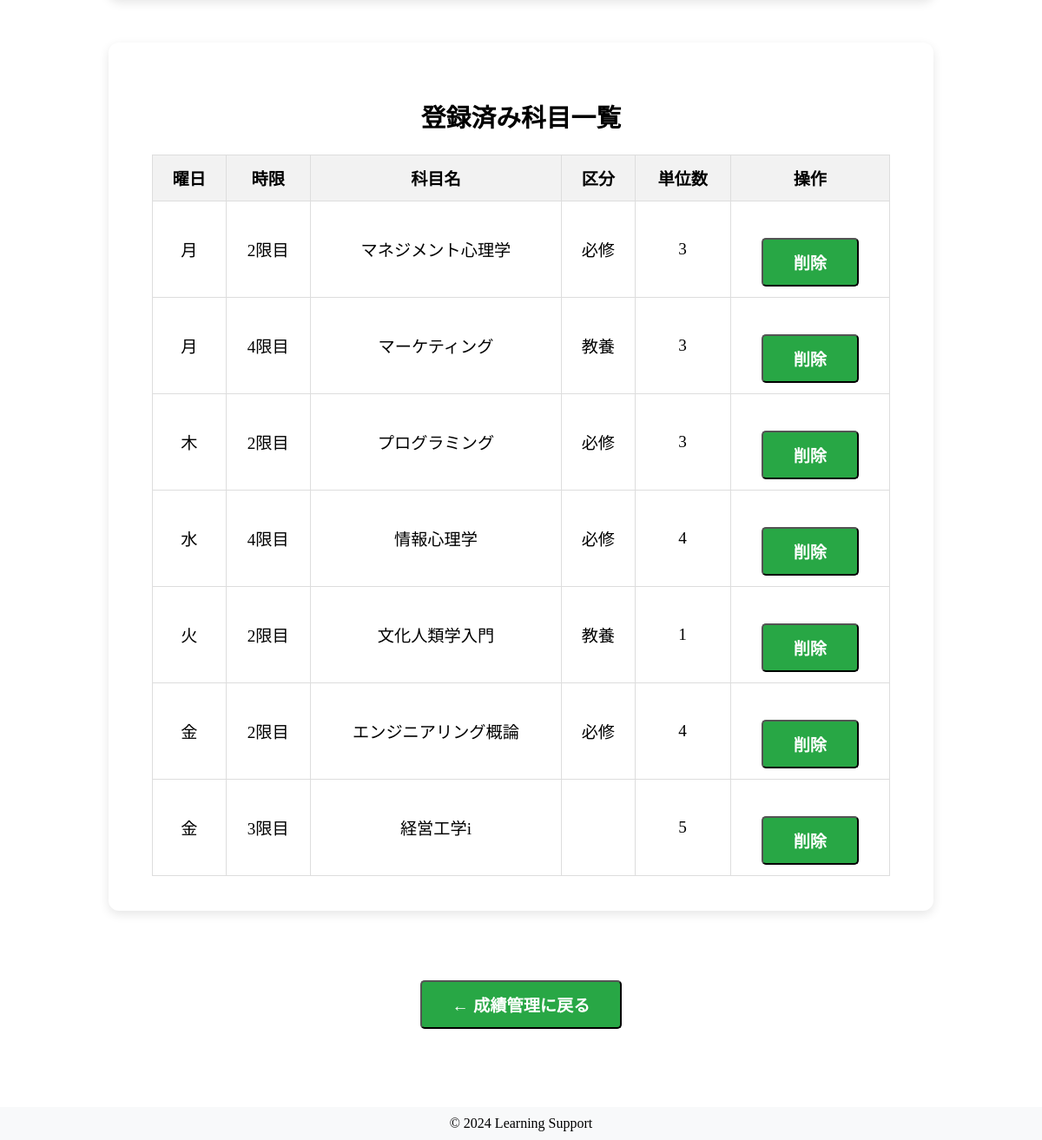
Page /core/subject_register/ (signed in, lower part) on the earlier database version.
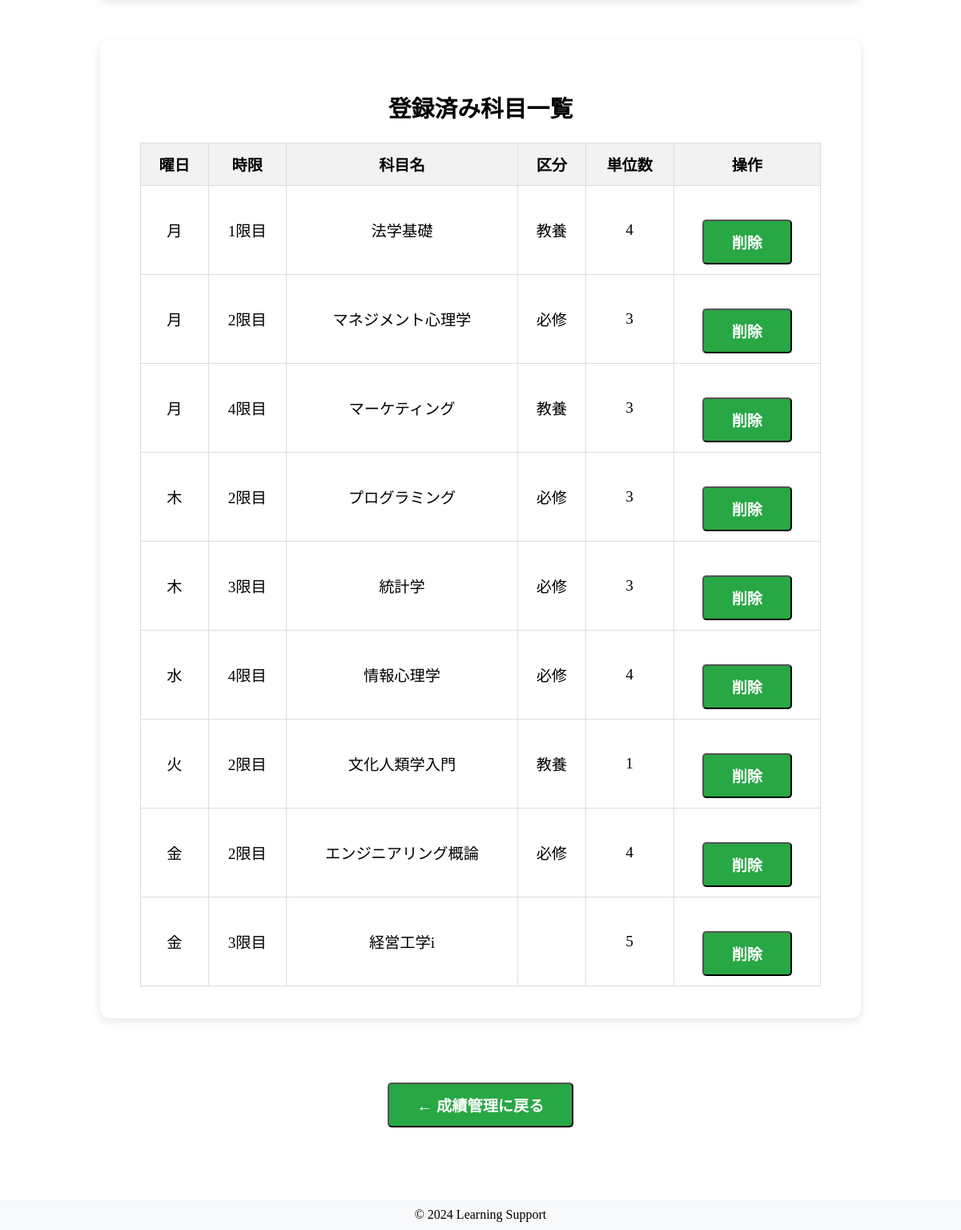
Same page on the later database version.
### core/models.py (models this page shows, shortened)
class Subject(models.Model):
    SUBJECT_CLASS_CHOICES = [
        ('必修', '必修'),
        ('教養', '教養'),
        ('専門', '専門'),
    ]
    DAY_CHOICES = [
        ('月', '月曜日'),
        ('火', '火曜日'),
        ('水', '水曜日'),
        ('木', '木曜日'),
        ('金', '金曜日'),
    ]
    subject_id = models.AutoField(primary_key=True)
    student = models.ForeignKey(Student, on_delete=models.CASCADE)
    subject_name = models.CharField(max_length=50)
    subject_class = models.CharField(max_length=10, choices=SUBJECT_CLASS_CHOICES)
    subject_score = models.IntegerField(null=True, blank=True)
    attend_days = models.IntegerField(default=0)
    lesson_count = models.IntegerField(null=True, blank=True)
    day_of_week = models.CharField(max_length=2, choices=DAY_CHOICES, default='月')
    date = models.CharField(max_length=10, default="月曜日")
    table = models.CharField(max_length=10, default="1限目")
    class Meta:
        constraints = [
            models.UniqueConstraint(
                fields=['student', 'subject_name'],
                name='unique_student_subject'
            )
        ]

### core/views.py (the view, shortened to what this page needs)
# urls.py: path('subject_register/', views.subject_register, name='subject_register'),
@never_cache
@login_required
@login_required
def subject_register(request):
    student = Student.objects.get(user=request.user)
    subjects = Subject.objects.filter(student=student).order_by("day_of_week", "table")
    return render(request, "core/subject_register.html", {
        "subjects": subjects,
    })

### core/templates/core/subject_register.html (shortened to what this page needs)
{% extends 'base.html' %}
{% block content %}
<div style="padding:50px;display:flex;flex-direction:column;align-items:center;font-size:1.2rem;">
    <div style="background:white;margin-top:50px;padding:40px 50px;border-radius:12px;
                box-shadow:0 4px 12px rgba(0,0,0,0.1);width:90%;max-width:850px;text-align:center;font-size:1.2rem;">
        <h2 style="font-size:1.8rem;">登録済み科目一覧</h2>
        <table style="width:100%;border-collapse:collapse;margin-top:20px;text-align:center;font-size:1.2rem;">
            <thead style="background-color:#f2f2f2;">
                <tr>
                    <th style="padding:12px; border:1px solid #ddd;">曜日</th>
                    <th style="padding:12px; border:1px solid #ddd;">時限</th>
                    <th style="padding:12px; border:1px solid #ddd;">科目名</th>
                    <th style="padding:12px; border:1px solid #ddd;">区分</th>
                    <th style="padding:12px; border:1px solid #ddd;">単位数</th>
                    <th style="padding:12px; border:1px solid #ddd;">操作</th>
                </tr>
            </thead>
            <tbody>
                {% for subject in subjects %}
                    <tr>
                        <td style="padding:12px; border:1px solid #ddd;">{{ subject.day_of_week }}</td>
                        <td style="padding:12px; border:1px solid #ddd;">{{ subject.table }}</td>
                        <td style="padding:12px; border:1px solid #ddd;">{{ subject.subject_name }}</td>
                        <td style="padding:12px; border:1px solid #ddd;">{{ subject.subject_class }}</td>
                        <td style="padding:12px; border:1px solid #ddd;">{{ subject.subject_score }}</td>
                        <td style="padding:12px; border:1px solid #ddd;">
                            <form method="POST" action="{% url 'core:subject_delete' subject.subject_id %}" style="display:inline;">
                                <button type="submit" class="btn btn-danger btn-sm"
                                                      style="
                                                      padding: 12px 35px;
                                                      font-size: 1.2rem;
                                                      background-color: #28a745;
                                                      color: white;
                                                      text-decoration: none;
                                                      border-radius: 5px;
                                                      font-weight: bold;
                                                      display: inline-block;
                                                      margin-top: 30px;
                                                      "
                                        onclick="return confirm('本当に削除しますか？');">削除</button>
                            </form>
                        </td>
                    </tr>
                {% empty %}
                    <tr><td colspan="6" style="padding:12px;">登録済みの科目はありません。</td></tr>
                {% endfor %}
            </tbody>
        </table>
    </div>
    <div style="margin-top:50px;">
        <form method="GET" action="{% url 'core:manage_grades' %}">
            <button type="submit" class="btn btn-secondary"
            style="
            padding: 12px 35px;
            font-size: 1.2rem;
            background-color: #28a745;
            color: white;
            text-decoration: none;
            border-radius: 5px;
            font-weight: bold;
            display: inline-block;
            margin-top: 30px;
            ">← 成績管理に戻る</button>
        </form>
    </div>
</div>
{% endblock %}

### core/templates/base.html (shortened to what this page needs)
{% load static %}
<!DOCTYPE html>
<html lang="ja">
<head>
    <link rel="stylesheet" href="{% static 'core/style.css' %}">
</head>
<body>
    <main>
        {% block content %}
        {% endblock %}
    </main>
    <footer style="background-color: #f8f9fa; text-align: center; padding: 10px; margin-top: 40px;">
        <p style="margin: 0;">© 2024 Learning Support</p>
    </footer>
</body>
</html>

### core/static/core/style.css (style rules this page uses)
body { background-color: white; margin: 0; }
.btn { padding: 10px 20px; background-color: #007bff; color: white; border-radius: 6px; text-decoration: none; }

Differences in the rows shown:
added Subject: day_of_week "月", table "1限目", subject_name "法学基礎", subject_class "教養", subject_score "4"
added Subject: day_of_week "木", table "3限目", subject_name "統計学", subject_class "必修", subject_score "3"
